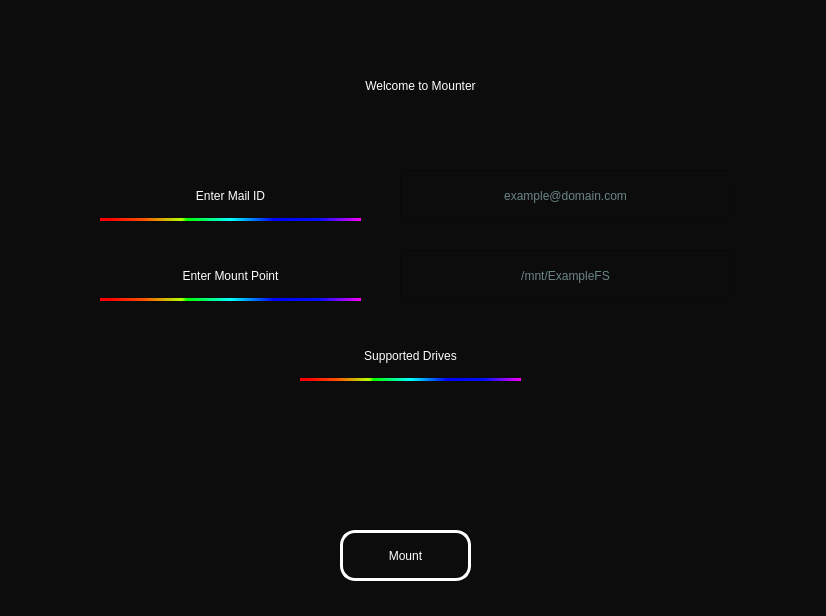
<?xml version="1.0" encoding="UTF-8"?>
<ui version="4.0">
 <class>MainWindow</class>
 <widget class="QMainWindow" name="MainWindow">
  <property name="enabled">
   <bool>true</bool>
  </property>
  <property name="geometry">
   <rect>
    <x>0</x>
    <y>0</y>
    <width>826</width>
    <height>616</height>
   </rect>
  </property>
  <property name="windowTitle">
   <string>MainWindow</string>
  </property>
  <property name="toolTipDuration">
   <number>4</number>
  </property>
  <property name="styleSheet">
   <string notr="true">background-color: rgb(12, 12, 12);</string>
  </property>
  <property name="toolButtonStyle">
   <enum>Qt::ToolButtonIconOnly</enum>
  </property>
  <property name="tabShape">
   <enum>QTabWidget::Rounded</enum>
  </property>
  <property name="dockOptions">
   <set>QMainWindow::AllowTabbedDocks|QMainWindow::AnimatedDocks</set>
  </property>
  <widget class="QWidget" name="centralwidget">
   <widget class="QLabel" name="label">
    <property name="geometry">
     <rect>
      <x>70</x>
      <y>30</y>
      <width>701</width>
      <height>111</height>
     </rect>
    </property>
    <property name="styleSheet">
     <string notr="true">font: 75 48pt &quot;Quicksand&quot;;
color:white;</string>
    </property>
    <property name="text">
     <string>Welcome to Mounter</string>
    </property>
    <property name="alignment">
     <set>Qt::AlignCenter</set>
    </property>
   </widget>
   <widget class="QLabel" name="label_2">
    <property name="geometry">
     <rect>
      <x>100</x>
      <y>170</y>
      <width>261</width>
      <height>51</height>
     </rect>
    </property>
    <property name="styleSheet">
     <string notr="true">font: 75 18pt &quot;Quicksand&quot;;
border-bottom:3px solid qlineargradient(spread:reflect, x1:0, y1:0, x2:1, y2:0, stop:0.0379147 rgba(255, 0, 0, 255), stop:0.166 rgba(255, 80, 0, 255), stop:0.312796 rgba(181, 255, 0, 255), stop:0.333 rgba(0, 255, 0, 255), stop:0.50237 rgba(0, 255, 255, 255), stop:0.666 rgba(0, 0, 255, 255), stop:0.833 rgba(0, 15, 255, 255), stop:1 rgba(252, 0, 255, 255));
color:white;</string>
    </property>
    <property name="text">
     <string>Enter Mail ID</string>
    </property>
    <property name="alignment">
     <set>Qt::AlignCenter</set>
    </property>
   </widget>
   <widget class="QLineEdit" name="lineEdit">
    <property name="geometry">
     <rect>
      <x>400</x>
      <y>170</y>
      <width>331</width>
      <height>51</height>
     </rect>
    </property>
    <property name="styleSheet">
     <string notr="true">font: 75 16pt &quot;Quicksand&quot;;
color:rgb(199, 255, 253)</string>
    </property>
    <property name="inputMethodHints">
     <set>Qt::ImhEmailCharactersOnly</set>
    </property>
    <property name="alignment">
     <set>Qt::AlignCenter</set>
    </property>
    <property name="placeholderText">
     <string>example@domain.com</string>
    </property>
    <property name="clearButtonEnabled">
     <bool>false</bool>
    </property>
   </widget>
   <widget class="QLabel" name="label_10">
    <property name="geometry">
     <rect>
      <x>270</x>
      <y>390</y>
      <width>111</width>
      <height>111</height>
     </rect>
    </property>
    <property name="toolTip">
     <string>Google Drive</string>
    </property>
    <property name="toolTipDuration">
     <number>4</number>
    </property>
    <property name="whatsThis">
     <string>Google Drive</string>
    </property>
    <property name="text">
     <string/>
    </property>
    <property name="pixmap">
     <pixmap>../../../../../../usr/share/pixmaps/Pindle/Mounter/goo-removebg-preview.png</pixmap>
    </property>
    <property name="scaledContents">
     <bool>true</bool>
    </property>
    <property name="alignment">
     <set>Qt::AlignCenter</set>
    </property>
    <property name="buddy">
     <cstring>Google Drive</cstring>
    </property>
   </widget>
   <widget class="QLabel" name="label_11">
    <property name="geometry">
     <rect>
      <x>400</x>
      <y>400</y>
      <width>131</width>
      <height>111</height>
     </rect>
    </property>
    <property name="toolTip">
     <string>OneDrive</string>
    </property>
    <property name="toolTipDuration">
     <number>60</number>
    </property>
    <property name="whatsThis">
     <string>OneDrive</string>
    </property>
    <property name="text">
     <string/>
    </property>
    <property name="pixmap">
     <pixmap>../../../../../../usr/share/pixmaps/Pindle/Mounter/onedrive-removebg-preview.png</pixmap>
    </property>
    <property name="scaledContents">
     <bool>false</bool>
    </property>
    <property name="alignment">
     <set>Qt::AlignCenter</set>
    </property>
    <property name="textInteractionFlags">
     <set>Qt::NoTextInteraction</set>
    </property>
    <property name="buddy">
     <cstring>Onedrive</cstring>
    </property>
   </widget>
   <widget class="QLabel" name="label_7">
    <property name="geometry">
     <rect>
      <x>300</x>
      <y>330</y>
      <width>221</width>
      <height>51</height>
     </rect>
    </property>
    <property name="styleSheet">
     <string notr="true">font: 75 18pt &quot;Quicksand&quot;;
border-bottom:3px solid qlineargradient(spread:reflect, x1:0, y1:0, x2:1, y2:0, stop:0.0379147 rgba(255, 0, 0, 255), stop:0.166 rgba(255, 80, 0, 255), stop:0.312796 rgba(181, 255, 0, 255), stop:0.333 rgba(0, 255, 0, 255), stop:0.50237 rgba(0, 255, 255, 255), stop:0.666 rgba(0, 0, 255, 255), stop:0.833 rgba(0, 15, 255, 255), stop:1 rgba(252, 0, 255, 255));
color:white;</string>
    </property>
    <property name="text">
     <string>Supported Drives</string>
    </property>
    <property name="alignment">
     <set>Qt::AlignCenter</set>
    </property>
   </widget>
   <widget class="QPushButton" name="pushButton">
    <property name="geometry">
     <rect>
      <x>340</x>
      <y>530</y>
      <width>131</width>
      <height>51</height>
     </rect>
    </property>
    <property name="cursor">
     <cursorShape>PointingHandCursor</cursorShape>
    </property>
    <property name="toolTipDuration">
     <number>4</number>
    </property>
    <property name="styleSheet">
     <string notr="true">border-radius:15px;
border:3px solid white;
font: 75 18pt &quot;Quicksand&quot;;
color:white;</string>
    </property>
    <property name="text">
     <string>Mount</string>
    </property>
   </widget>
   <widget class="QLabel" name="label_3">
    <property name="geometry">
     <rect>
      <x>730</x>
      <y>160</y>
      <width>21</width>
      <height>21</height>
     </rect>
    </property>
    <property name="text">
     <string/>
    </property>
   </widget>
   <widget class="QLabel" name="label_4">
    <property name="geometry">
     <rect>
      <x>730</x>
      <y>240</y>
      <width>21</width>
      <height>21</height>
     </rect>
    </property>
    <property name="text">
     <string/>
    </property>
   </widget>
   <widget class="QLabel" name="label_5">
    <property name="geometry">
     <rect>
      <x>100</x>
      <y>250</y>
      <width>261</width>
      <height>51</height>
     </rect>
    </property>
    <property name="styleSheet">
     <string notr="true">font: 75 18pt &quot;Quicksand&quot;;
border-bottom:3px solid qlineargradient(spread:reflect, x1:0, y1:0, x2:1, y2:0, stop:0.0379147 rgba(255, 0, 0, 255), stop:0.166 rgba(255, 80, 0, 255), stop:0.312796 rgba(181, 255, 0, 255), stop:0.333 rgba(0, 255, 0, 255), stop:0.50237 rgba(0, 255, 255, 255), stop:0.666 rgba(0, 0, 255, 255), stop:0.833 rgba(0, 15, 255, 255), stop:1 rgba(252, 0, 255, 255));
color:white;</string>
    </property>
    <property name="text">
     <string>Enter Mount Point</string>
    </property>
    <property name="alignment">
     <set>Qt::AlignCenter</set>
    </property>
   </widget>
   <widget class="QLineEdit" name="lineEdit_2">
    <property name="geometry">
     <rect>
      <x>400</x>
      <y>250</y>
      <width>331</width>
      <height>51</height>
     </rect>
    </property>
    <property name="styleSheet">
     <string notr="true">font: 75 16pt &quot;Quicksand&quot;;
color: rgb(201, 255, 251);</string>
    </property>
    <property name="inputMethodHints">
     <set>Qt::ImhEmailCharactersOnly</set>
    </property>
    <property name="alignment">
     <set>Qt::AlignCenter</set>
    </property>
    <property name="placeholderText">
     <string>/mnt/ExampleFS</string>
    </property>
    <property name="clearButtonEnabled">
     <bool>false</bool>
    </property>
   </widget>
   <widget class="QPushButton" name="pushButton_2">
    <property name="geometry">
     <rect>
      <x>760</x>
      <y>250</y>
      <width>51</width>
      <height>51</height>
     </rect>
    </property>
    <property name="cursor">
     <cursorShape>PointingHandCursor</cursorShape>
    </property>
    <property name="styleSheet">
     <string notr="true">border:0px;
</string>
    </property>
    <property name="text">
     <string/>
    </property>
    <property name="icon">
     <iconset>
      <normaloff>images/image-removebg-preview.png</normaloff>images/image-removebg-preview.png</iconset>
    </property>
    <property name="iconSize">
     <size>
      <width>50</width>
      <height>50</height>
     </size>
    </property>
   </widget>
   <widget class="QLabel" name="label_6">
    <property name="geometry">
     <rect>
      <x>370</x>
      <y>310</y>
      <width>0</width>
      <height>0</height>
     </rect>
    </property>
    <property name="styleSheet">
     <string notr="true">border:0px;</string>
    </property>
    <property name="text">
     <string/>
    </property>
    <property name="scaledContents">
     <bool>true</bool>
    </property>
    <property name="textInteractionFlags">
     <set>Qt::NoTextInteraction</set>
    </property>
   </widget>
  </widget>
 </widget>
 <resources/>
 <connections/>
</ui>
